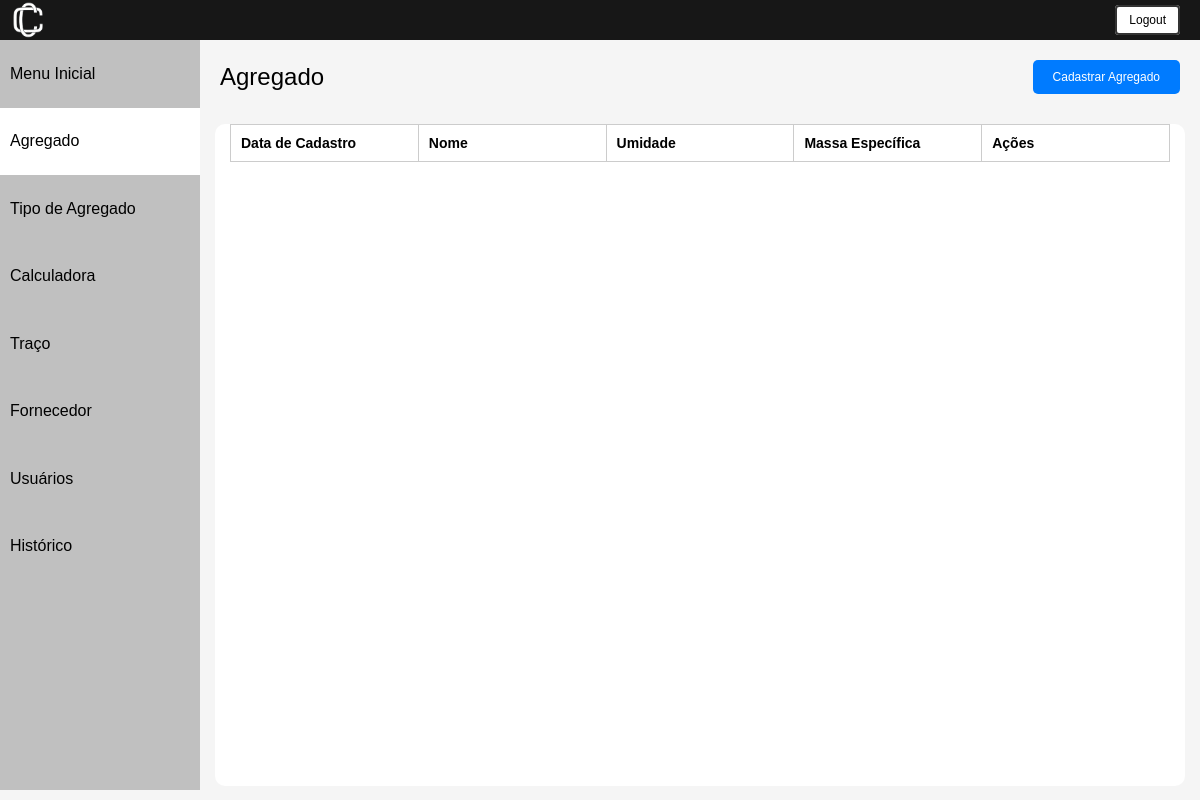
/agregados/ (signed in), run on an earlier commit of the app's database.
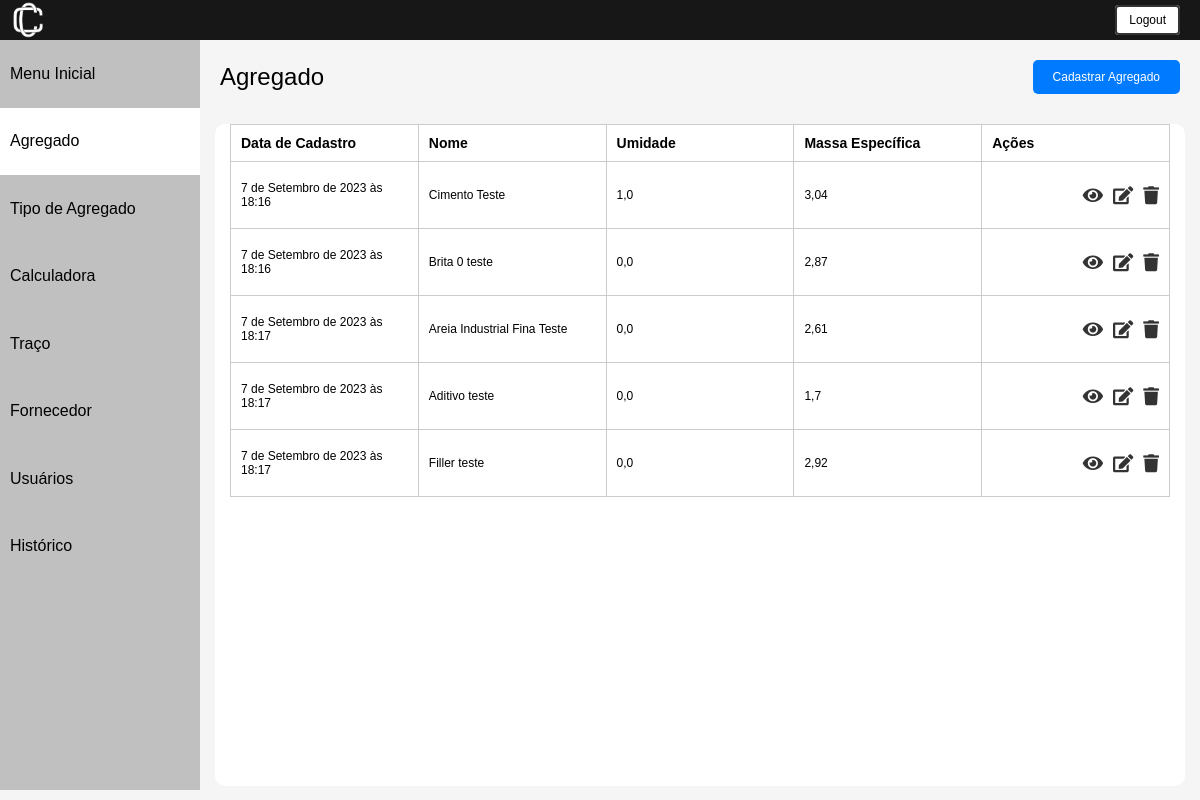
And on a later commit of the database.
### usuarios/models.py (models this page shows, shortened)
class Agregado(models.Model):
    nome = models.CharField(max_length=40, unique=True)
    pen_6_30_mm = models.FloatField()
    pen_4_80_mm = models.FloatField()
    pen_2_40_mm = models.FloatField()
    pen_1_20_mm = models.FloatField()
    pen_600_um = models.FloatField()
    pen_300_um = models.FloatField()
    pen_150_um = models.FloatField()
    pen_75_um = models.FloatField()
    fundo = models.FloatField()
    umidade = models.FloatField()
    massa_especifica = models.FloatField()
    is_deleted = models.BooleanField(default=False)
    num_modificacao = models.IntegerField(default=0)
    data_cadastro = models.DateTimeField(default=timezone.now)
    fk_usuario_id = models.IntegerField(null=False)
    fk_fornecedor_id = models.ForeignKey(Fornecedor, on_delete=models.CASCADE)
    fk_tipo_agregado_id = models.ForeignKey(TipoAgregado, on_delete=models.CASCADE)
    class Meta:
        db_table = "agregado"

### usuarios/views.py (the view)
# urls.py: path('agregados/', views.listar_agregados, name='agregados'),
@login_required
def listar_agregados(request):  # Renomeei a função para ser mais descritiva
    agregados = Agregado.objects.all()
    return render(request, 'agregado/index.html', {'agregados': agregados})

### usuarios/templates/agregado/index.html (shortened to what this page needs)
{% extends 'base.html' %}
{% load static %}
{% block content %}
<html lang="pt-br">
<head>
    <link rel="stylesheet" href="{% static 'css/listar.css' %}">
    <link rel="stylesheet" href="https://cdnjs.cloudflare.com/ajax/libs/font-awesome/5.15.4/css/all.min.css">
</head>
<body>
     {% include "utils/header.html" %}
    <div class="container">
        {% include "utils/sidebar.html" %}
        <div class="content">
            <div class="cadastrar_btn">
                <a class="nome-pagina">Agregado</a>
                <a href="{% url 'cadastrar_agregado' %}" class="btn_cadastrar">Cadastrar Agregado</a>
            </div>
            <div class = 'all-content'>
                <div class="lista">
                    <table>
                        <thead>
                            <tr>
                                <th>Data de Cadastro</th>
                                <th>Nome</th>
                                <th>Umidade</th>
                                <th>Massa Específica</th>
                                <th>Ações</th>
                            </tr>
                        </thead>
                        <tbody>
                            {% for tipo in agregados %}
                                <tr>
                                    <td>{{ tipo.data_cadastro }}</td>
                                    <td>{{ tipo.nome }}</td>
                                    <td>{{ tipo.umidade }}</td>
                                    <td>{{ tipo.massa_especifica }}</td>
                                    <td class="align-right">
                                        <div class="btn-action-container">
                                            <a href="{% url 'inspecionar_agregado' tipo.id %}" class="btn-action"><i class="fa fa-eye"></i></a>
                                            <a href="{% url 'editar_agregado' tipo.id %}" class="btn-action"><i class="fa fa-edit"></i></a>
                                            <button class="btn-action btn-deletar" data-id="{{ tipo.id }}" data-url="{% url 'deletar_agregado' tipo.id %}"><i class="fa fa-trash"></i></button>
                                        </div>
                                    </td>
                            </tr>
                            {% endfor %}
                        </tbody>
                    </table>
                </div>
                </div>
        </div>
    </div>
</body>
{% endblock %}

### usuarios/templates/base.html (shortened to what this page needs)
{% load static %}
{% block content %}{% endblock %}

### usuarios/templates/utils/header.html
{% load static %}
<div class="header">
    <div class="logo">
        <img src="{% static 'images/img-01.png' %}" alt="IMG">
    </div>
    <ul class="menu">
        <li><a class="btn-logout" href="{% url 'logout' %}">Logout</a></li>
    </ul>
</div>

### usuarios/templates/utils/sidebar.html
<div class="sidebar">
    <ul>
        <li><a href="{% url 'index' %}">Menu Inicial</a></li>
        <li class="{% if request.resolver_match.view_name == 'agregados' %}active{% endif %}">
            <a href="{% url 'agregados' %}">Agregado</a>
        </li>
        <li class="{% if request.resolver_match.view_name == 'tipo_agregado' %}active{% endif %}">
            <a href="{% url 'tipo_agregado' %}">Tipo de Agregado</a>
        </li>
        <li class="{% if request.resolver_match.view_name == 'calculadora' %}active{% endif %}">
            <a href="{% url 'calculadora' %}">Calculadora</a>
        </li>
        <li class="{% if request.resolver_match.view_name == 'traco' %}active{% endif %}">
            <a href="{% url 'traco' %}">Traço</a>
        </li>
        <li class="{% if request.resolver_match.view_name == 'fornecedor' %}active{% endif %}">
            <a href="{% url 'fornecedor' %}">Fornecedor</a>
        </li>
        <li class="{% if request.resolver_match.view_name == 'usuarios' %}active{% endif %}">
            <a href="{% url 'usuarios' %}">Usuários</a>
        </li>
        <li class="{% if request.resolver_match.view_name == 'historico' %}active{% endif %}">
            <a href="{% url 'historico' %}">Histórico</a>
        </li>
    </ul>
</div>

### usuarios/static/css/listar.css (style rules this page uses)
* { margin: 0; padding: 0; color: inherit; }
body { font-family: arial, helvetica, sans-serif; font-size: 12px; background: #F5F5F5; min-height: 100vh; }
.header { background: #171717; height: 40px; display: flex; justify-content: space-between; align-items: center; padding: 0 10px; }
.logo { width: 36px; }
.logo img { max-width: 100%; }
.btn-logout { text-decoration: none; color: black; background-color: white; border: 2px solid #333; padding: 6px 12px; border-radius: 4px; }
.menu { list-style: none; }
.menu li { display: inline-block; margin-right: 10px; }
.container { display: flex; min-height: calc(100vh - 50px); }
.sidebar { width: 200px; background-color: #C0C0C0; }
.sidebar ul { list-style: none; margin: none; }
.sidebar ul li { width: 100%; height: calc(9%); display: flex; align-items: center; }
.sidebar ul li.active { background-color: white; }
.sidebar ul li a { text-decoration:none; color: black; font-size: 16px; margin-left: 10px; }
.content { flex: 1; margin: 15px; }
.nome-pagina { text-align: left; font-size: 24px; }
.cadastrar_btn { display: flex; justify-content: space-between; align-items: center; padding: 5px; }
.btn_cadastrar { text-align: right; background-color: #007bff; color: white; padding: 10px 20px; text-decoration: none; border-radius: 5px; }
.all-content { margin-top: 25px; width: 100%; height:92%; background-color: white; border-radius: 10px; }
.lista { margin: 15px; }
.lista table { width: 100%; font-size: 14px; table-layout: fixed; border-collapse: collapse; border: 1px solid #ccc; }
.btn-action-container { display: flex; justify-content: flex-end; gap: 10px; }
.btn-action { background: none; border: none; cursor: pointer; font-size: 18px; color: #333; padding: 0; transition: color 0.3s ease; }
.lista td { font-size: 12px; white-space: pre-line; width: 20%; }
.lista th, .lista td { padding: 10px; text-align: left; border: 1px solid #ccc; width: 18%; }

What changed in the data, as far as the page shows it:
added Agregado: data_cadastro "7 de Setembro de 2023 às 18:16", nome "Cimento Teste", umidade "1,0", massa_especifica "3,04"
added Agregado: data_cadastro "7 de Setembro de 2023 às 18:16", nome "Brita 0 teste", umidade "0,0", massa_especifica "2,87"
added Agregado: data_cadastro "7 de Setembro de 2023 às 18:17", nome "Areia Industrial Fina Teste", umidade "0,0", massa_especifica "2,61"
added Agregado: data_cadastro "7 de Setembro de 2023 às 18:17", nome "Aditivo teste", umidade "0,0", massa_especifica "1,7"
added Agregado: data_cadastro "7 de Setembro de 2023 às 18:17", nome "Filler teste", umidade "0,0", massa_especifica "2,92"
